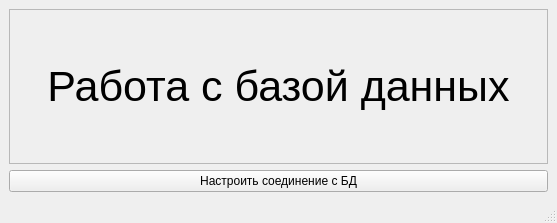
<?xml version="1.0" encoding="UTF-8"?>
<ui version="4.0">
 <class>MainWindow</class>
 <widget class="QMainWindow" name="MainWindow">
  <property name="geometry">
   <rect>
    <x>0</x>
    <y>0</y>
    <width>557</width>
    <height>223</height>
   </rect>
  </property>
  <property name="windowTitle">
   <string>Главное окно</string>
  </property>
  <property name="windowIcon">
   <iconset resource="icon.qrc">
    <normaloff>:/icon.ico</normaloff>:/icon.ico</iconset>
  </property>
  <widget class="QWidget" name="centralwidget">
   <layout class="QGridLayout" name="gridLayout">
    <item row="1" column="0">
     <widget class="QPushButton" name="pb_setupConnection">
      <property name="text">
       <string>Настроить соединение с БД</string>
      </property>
     </widget>
    </item>
    <item row="0" column="0">
     <widget class="QLabel" name="label">
      <property name="font">
       <font>
        <family>Segoe UI</family>
        <pointsize>32</pointsize>
        <italic>false</italic>
        <bold>false</bold>
       </font>
      </property>
      <property name="frameShape">
       <enum>QFrame::Shape::StyledPanel</enum>
      </property>
      <property name="frameShadow">
       <enum>QFrame::Shadow::Plain</enum>
      </property>
      <property name="text">
       <string>Работа с базой данных</string>
      </property>
      <property name="alignment">
       <set>Qt::AlignmentFlag::AlignCenter</set>
      </property>
     </widget>
    </item>
   </layout>
  </widget>
  <widget class="QMenuBar" name="menubar">
   <property name="geometry">
    <rect>
     <x>0</x>
     <y>0</y>
     <width>557</width>
     <height>21</height>
    </rect>
   </property>
  </widget>
  <widget class="QStatusBar" name="statusbar"/>
 </widget>
 <resources>
  <include location="icon.qrc"/>
 </resources>
 <connections/>
</ui>
